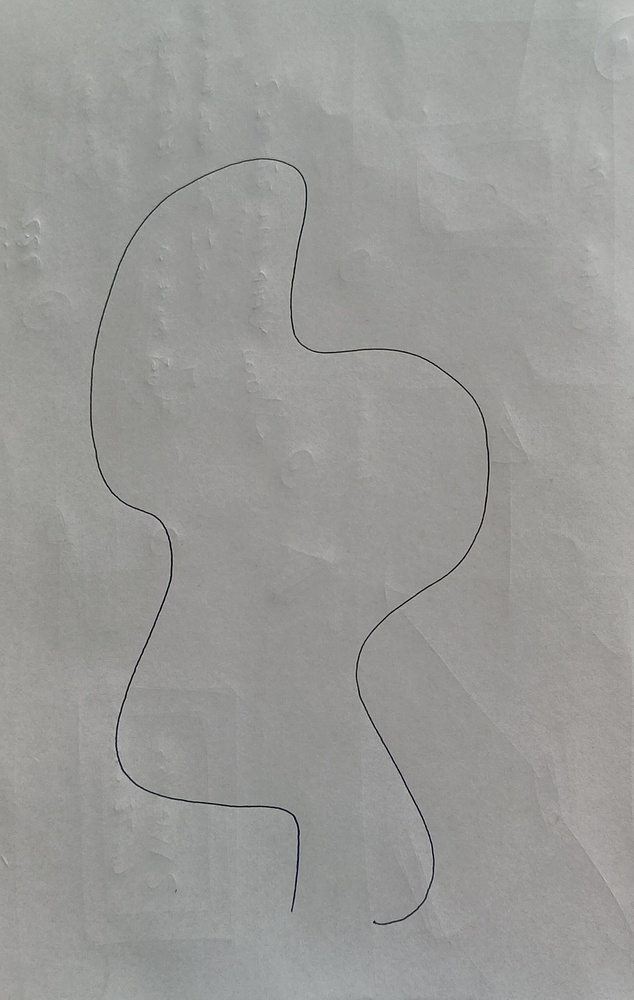
#> input picture signans_python/testImage_1.jpg, 634 x 1000 px, shrunk from 1877 x 2962 before the run; its folder holds only this picture in this run
$ python -i path_processing.py   (imports and definitions only)
#> lines starting #> are read from the running program, lines starting #| are printed output that depends on the picture
#> further down, picture is the input picture: shape (1000, 634, 3); mean B, G, R 151.7, 154.1, 153.9
import cv2
import numpy as np
import matplotlib.pyplot as plt
from mpl_toolkits.mplot3d.art3d import Poly3DCollection
import time
import os
import re


# [53 lines not run here, left out]

def image_to_path(image):
    # Ensure image is binary (0 or 255)
    _, binary = cv2.threshold(image, 80, 170, cv2.THRESH_BINARY)
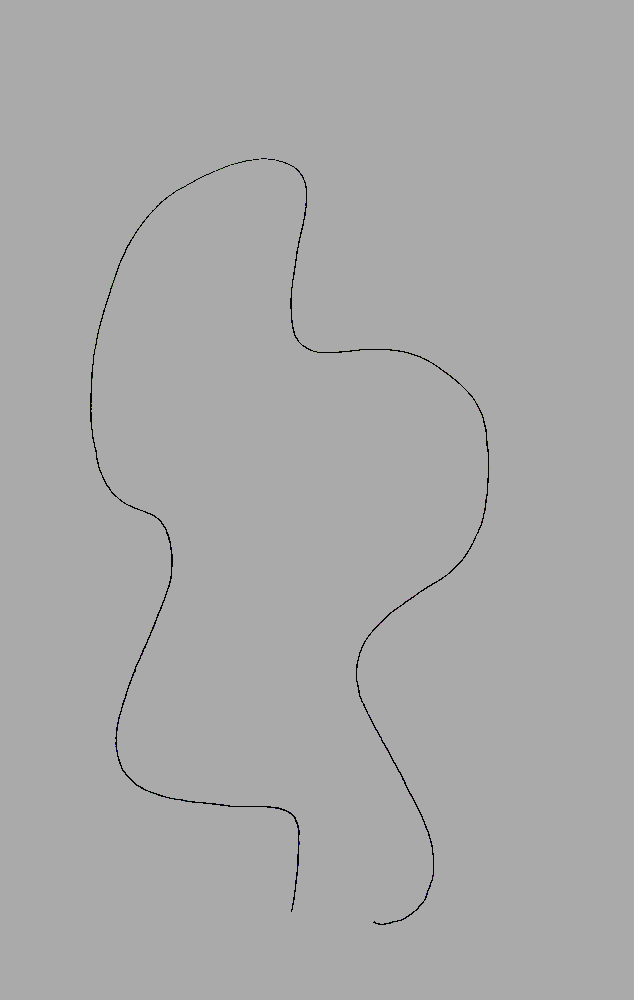
#> binary: shape (1000, 634, 3); mean B, G, R 169.3, 169.3, 169.3

    # Invert image for thinning (thinning expects foreground=1)
    binary_inv = cv2.bitwise_not(binary)
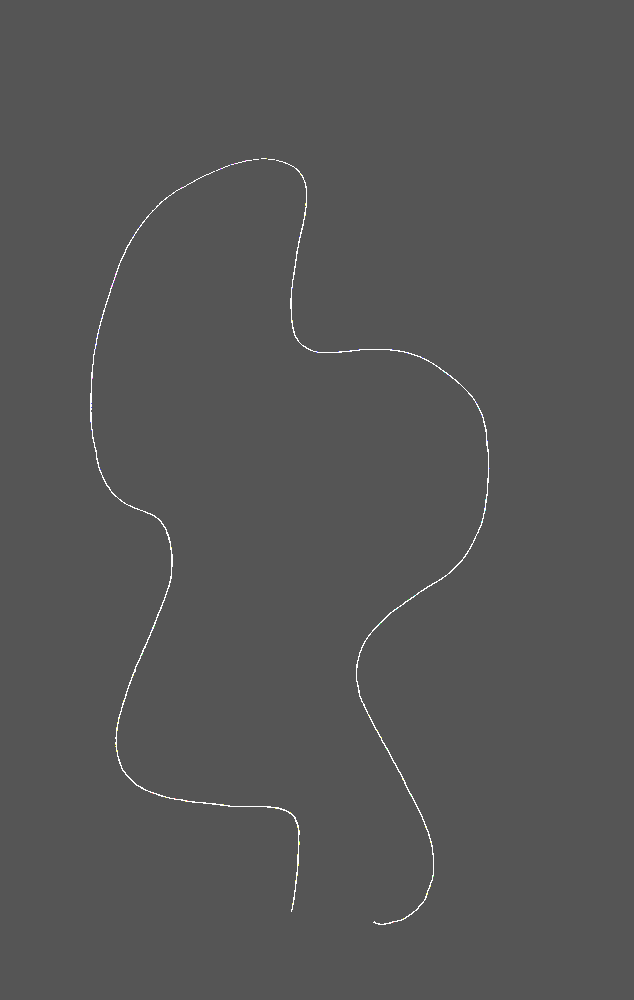
#> binary_inv: shape (1000, 634, 3); mean B, G, R 85.7, 85.7, 85.7

    # Perform thinning (skeletonization)
#> (the run stopped early here; a loop or call above may not have finished)

$ run again, on signans_python/testImage_2.jpg
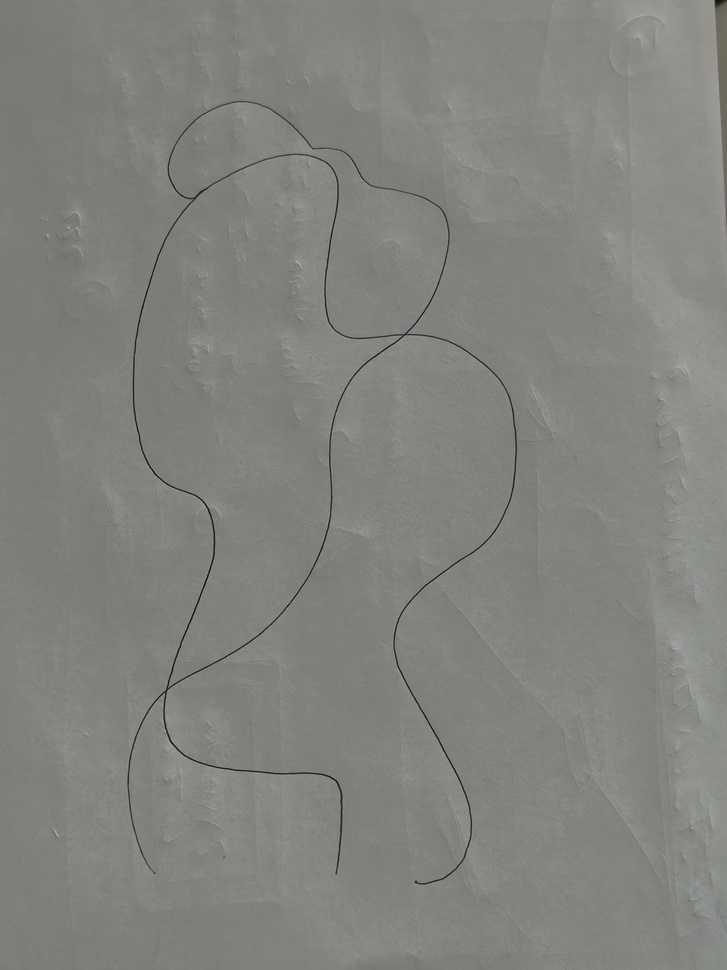
#> input picture signans_python/testImage_2.jpg, 727 x 970 px, shrunk from 3072 x 4096 before the run
#> picture is the input picture: shape (970, 727, 3); mean B, G, R 125.9, 131, 129.9
#> in image_to_path, `_, binary = cv2.threshold(image, 80, 170, cv2.THRESH_BINARY)`:
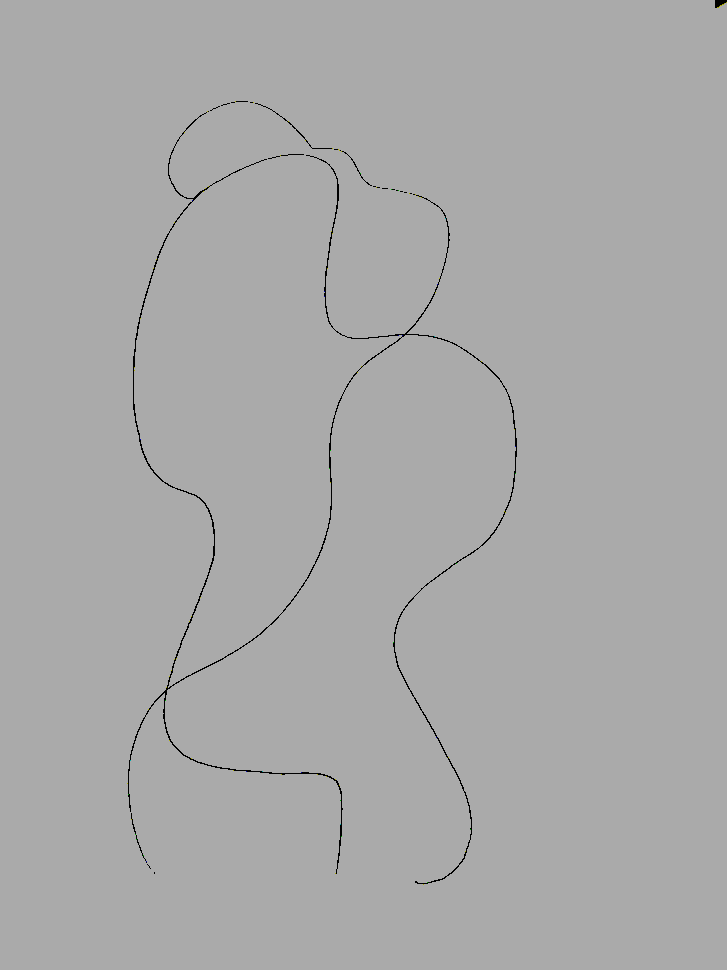
#> binary: shape (970, 727, 3); mean B, G, R 169, 169, 169
#> in image_to_path, `binary_inv = cv2.bitwise_not(binary)`:
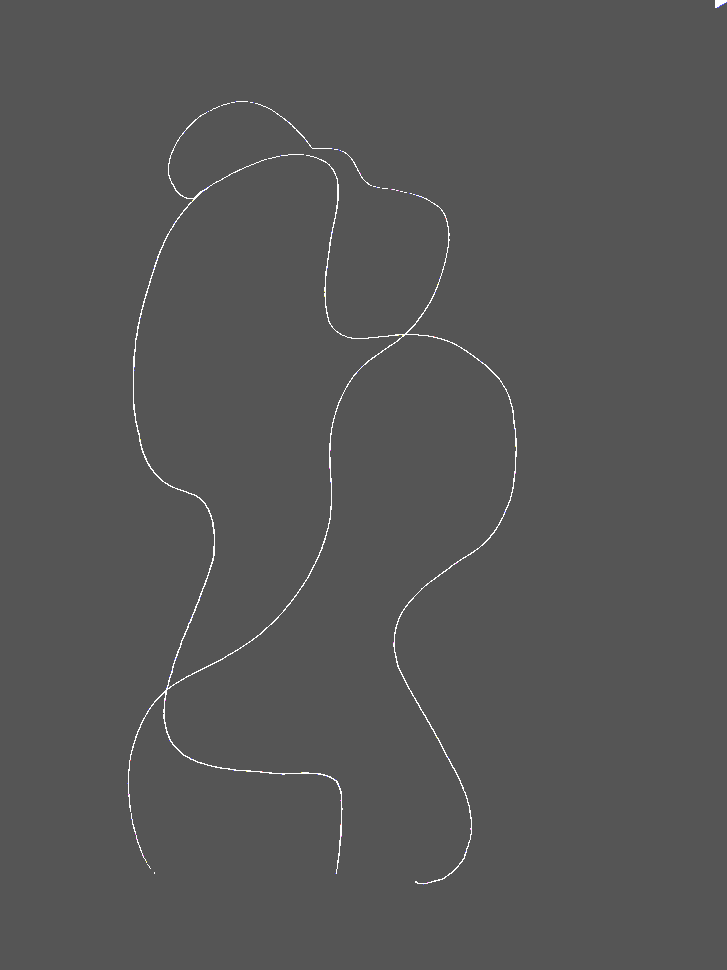
#> binary_inv: shape (970, 727, 3); mean B, G, R 86, 86, 86
